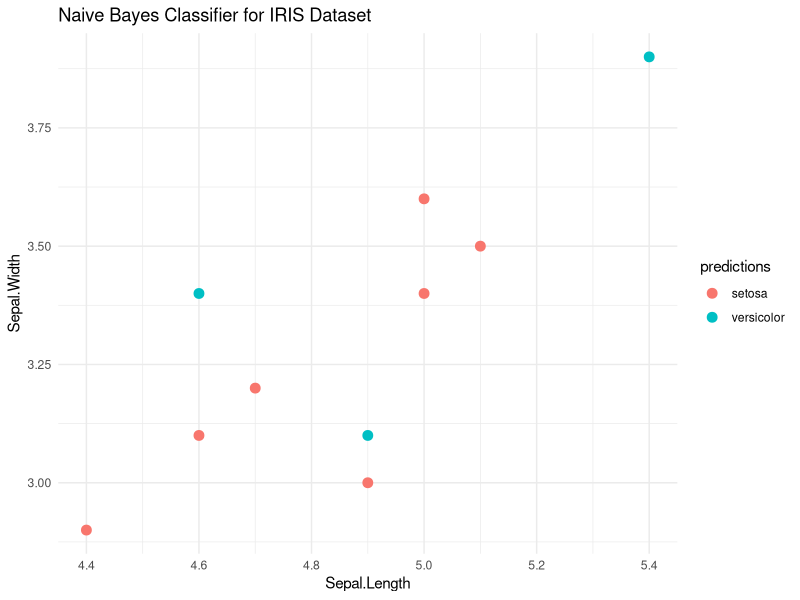

Reproduce this figure in R.
library(e1071) 
library(ggplot2) 
iris_small <- data.frame(
    Sepal.Length = c(5.1, 4.9, 4.7, 4.6, 5.0, 5.4, 4.6, 5.0, 4.4, 4.9),
    Sepal.Width = c(3.5, 3.0, 3.2, 3.1, 3.6, 3.9, 3.4, 3.4, 2.9, 3.1),
    Petal.Length = c(1.4, 1.4, 1.3, 1.5, 1.4, 1.7, 1.4, 1.5, 1.4, 1.5),
    Petal.Width = c(0.2, 0.2, 0.2, 0.2, 0.2, 0.4, 0.3, 0.2, 0.2, 0.1),
    Species = c("setosa", "setosa", "setosa", "setosa", "setosa",
                "versicolor", "versicolor", "versicolor", "versicolor", "versicolor")
)
model <- naiveBayes(Species ~ ., data = iris_small)
predictions <- predict(model, iris_small)
ggplot(iris_small, aes(Sepal.Length, Sepal.Width, color = predictions)) +
    geom_point(size = 3) +
    ggtitle("Naive Bayes Classifier for IRIS Dataset") +
    theme_minimal()
